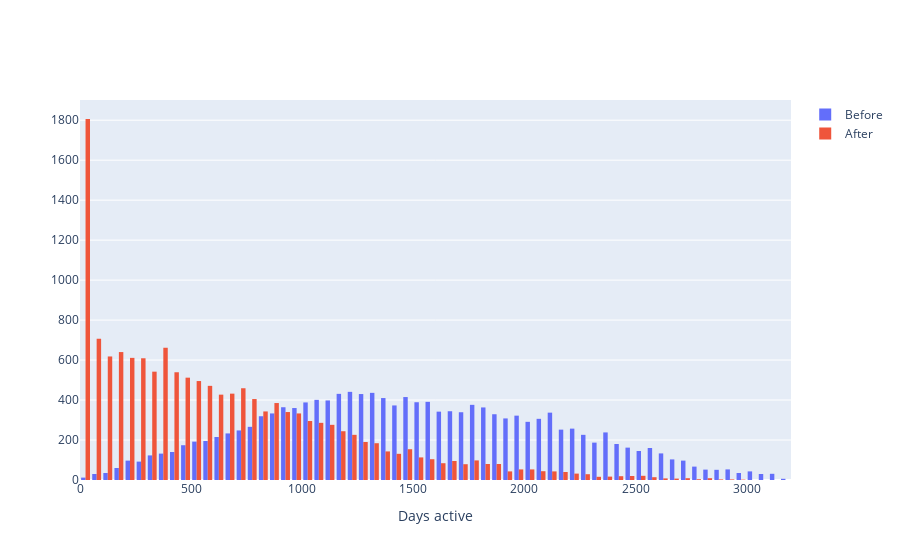

Write notebook code for a chart like this one.
### Code cell
user_active_period_before = geotweets.groupby('userid').apply(lambda df: df.createdat.max() - df.createdat.min())
user_active_period_after = geotweetsx.groupby('userid').apply(lambda df: df.createdat.max() - df.createdat.min())
pgo.Figure(
    [
        pgo.Histogram(x=user_active_period_before.dt.days, name="Before"),
        pgo.Histogram(x=user_active_period_after.dt.days, name="After"),
    ],
    pgo.Layout(xaxis=dict(title='Days active')),
)

### Figure 1 — Plotly figure (JSON) as saved in the notebook; plotly's stock layout.template omitted (floating-point values rounded to 4 significant figures; data arrays with more than 128 entries replaced by an {"elided": "..."} marker saying what was removed)
{"data": [{"name": "Before", "type": "histogram", "x": {"elided": "14688 int values"}}, {"name": "After", "type": "histogram", "x": {"elided": "14686 int values"}}], "layout": {"xaxis": {"title": {"text": "Days active"}}}}
